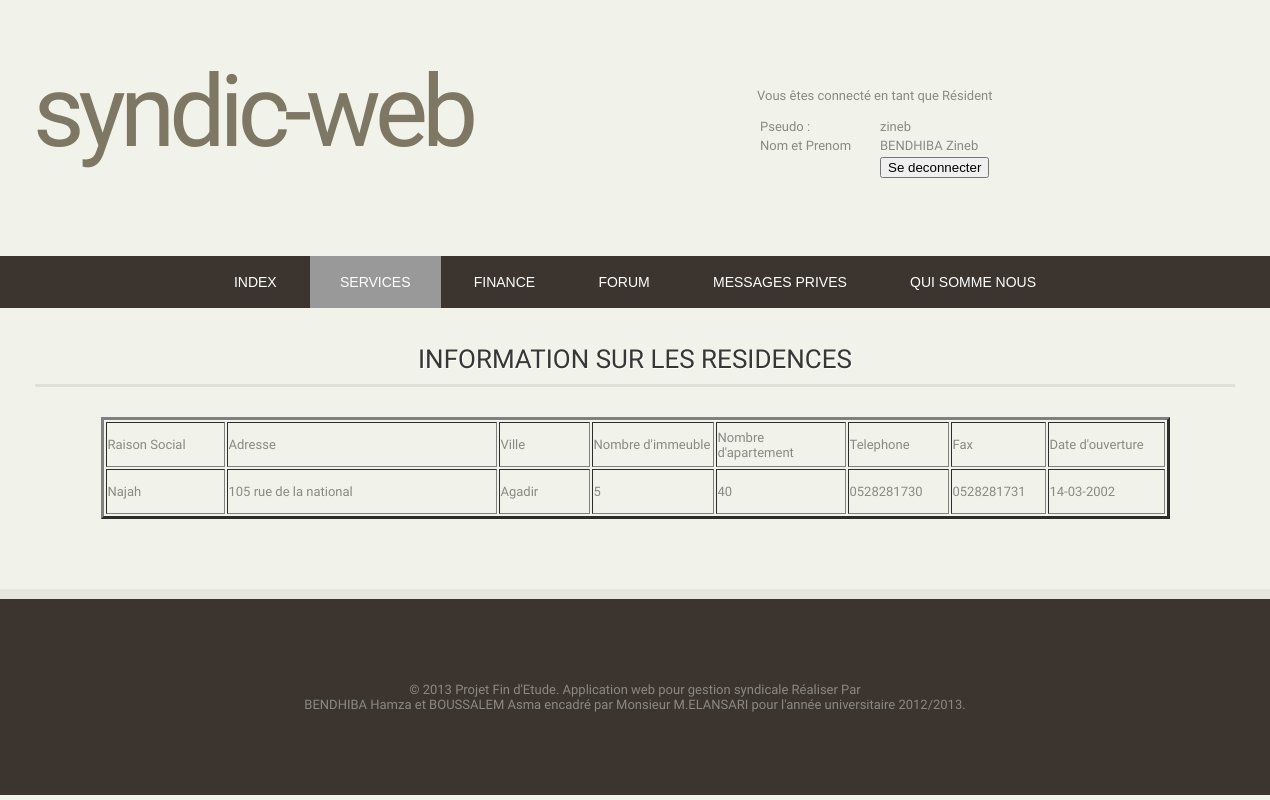
Page /Application/listeresidence.php (signed in) on the committed database.
### tables this page shows
CREATE TABLE IF NOT EXISTS `residence` (
  `id_residence` int(11) NOT NULL AUTO_INCREMENT,
  `raisonsocial` varchar(20) NOT NULL,
  `rue` varchar(100) NOT NULL,
  `ville` varchar(20) NOT NULL,
  `nbreImm` int(11) NOT NULL,
  `nbreApart` int(11) NOT NULL,
  `telephone` int(11) NOT NULL,
  `fax` int(11) NOT NULL,
  `email` varchar(100) NOT NULL,
  `date_creation` date NOT NULL,
  PRIMARY KEY (`id_residence`)
);

### Application/config/func_dates.php (called while the page is built, shortened)
<?php
	function angl_fran($date){
			$an = substr($date, 0, 4);
			$mois = substr($date, 5, 2);
			$jour = substr($date, 8, 2);
			$date = $jour . '-' . $mois . '-' . $an;
		return $date;
	}
?>

### Application/listeresidence.php (the view, shortened to what this page needs)
<!DOCTYPE html PUBLIC "-//W3C//DTD XHTML 1.0 Strict//EN" "http://www.w3.org/TR/xhtml1/DTD/xhtml1-strict.dtd">
<html xmlns="http://www.w3.org/1999/xhtml">
<head>
<link href="style.css" rel="stylesheet" type="text/css" media="screen" />
</head>
<body>
<table width="904">
<tr>
<td width="490">
<div id="wrapper">
	<div id="logo" class="container">
      <h1>Syndic-web</h1>
      	</div>
</div>
</td>
<td width="402">
      <div id="connect" class="connect" >
</div>
</td>
</tr>
</table>
    <div id="three-column" class="container">
<div class="post">
				<h2 class="title">information sur les  residences </h2>
				<div class="entry">
	<table width="1069" border="3" align="center" class="divider" id="user">
  <tr>
    <td width="115" height="41" id="user">Raison Social     </td>
    <td width="266" id="user">Adresse  </td>
    <td width="87" id="user">Ville          </td>
     <td width="118" id="user">Nombre d'immeuble</td>
    <td width="126" id="user">Nombre d'apartement            </td>
    <td width="97" id="user">Telephone   </td>
    <td width="91" id="user">Fax</td>
    <td width="113" id="user">Date d'ouverture</td>
  </tr>
  <?php
  $recherche = ("SELECT * FROM residence;" ) ;
$result = mysql_query($recherche);
while($row = mysql_fetch_array($result)){
$date=$row['date_creation'];
$date=angl_fran($date);
echo '
<tr>
    <td width="115" height="41" id="user">'.$row[1].'     </td>
    <td width="266" id="user">'.$row[2].'</td>
    <td width="87" id="user">'.$row[3].'</td>
     <td width="118" id="user">'.$row[4].'</td>
    <td width="126" id="user">'.$row[5].'            </td>
    <td width="97" id="user">0'.$row[6].'</td>
    <td width="91" id="user">0'.$row[7].'</td>
    <td width="113" id="user">'.$date.'</td>
  </tr>
';
}
  ?>
</table>
</div>
</div>
</div>
</body>
</html>

### Application/style.css (style rules this page uses)
body { margin: 0; padding: 0; background: #f1f2e9; font-family: 'Oxygen', sans-serif; font-size: 13px; color: #8A8985; left: auto; }
h1, h2, h3 { margin: 0; padding: 0; text-transform: uppercase; font-weight: 300; color: #7D7764; }
h1 { font-size: 2em; }
h2 { font-size: 2.8em; }
#wrapper { overflow: hidden; background: #F1F2E9; }
.container { width: 1200px; margin-top: 0px; margin-right: auto; margin-bottom: 0px; margin-left: auto; left: 100px; }
#logo { overflow: hidden; height: 250px; width: 750px; }
#connect { width: 500px; background: #f1f2e9; }
#logo h1, #logo p { text-align: left; margin-left: 30px; }
#logo h1 { padding: 50px 0px 0px 0px; letter-spacing: -6px; text-transform: lowercase; font-size: 100px; }
.post { overflow: hidden; }
.post .title { margin: 0px 0px 30px 0px; padding: 0px 0px 10px 0px; border-bottom: 3px solid #E0E1D6; text-shadow: 1px 1px 0px #FFFFFF; font-size: 26px; color: #373737; text-align: center; }
.post .entry { padding: 0px 0px 20px 0px; padding-bottom: 20px; text-align: justify; }
#three-column { overflow: hidden; padding: 10px 0px 50px 0px; }
.divider { overflow: hidden; height: 50px; background: url(images/img04.png) no-repeat center top; }

### rows in the picture
residence: raisonsocial "Najah", rue "105 rue de la national", ville "Agadir", nbreImm "5", nbreApart "40", telephone "528281730", fax "528281731", date_creation "14-03-2002"

### other values in the picture
$espace "Vous êtes connecté en tant que Résident"
$pseudo "zineb"
$nom "BENDHIBA"
$prenom "Zineb"
